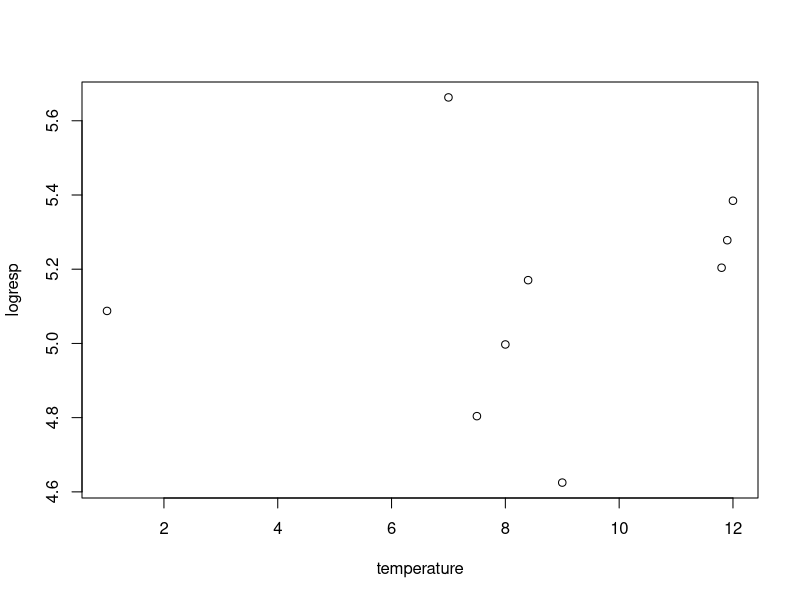
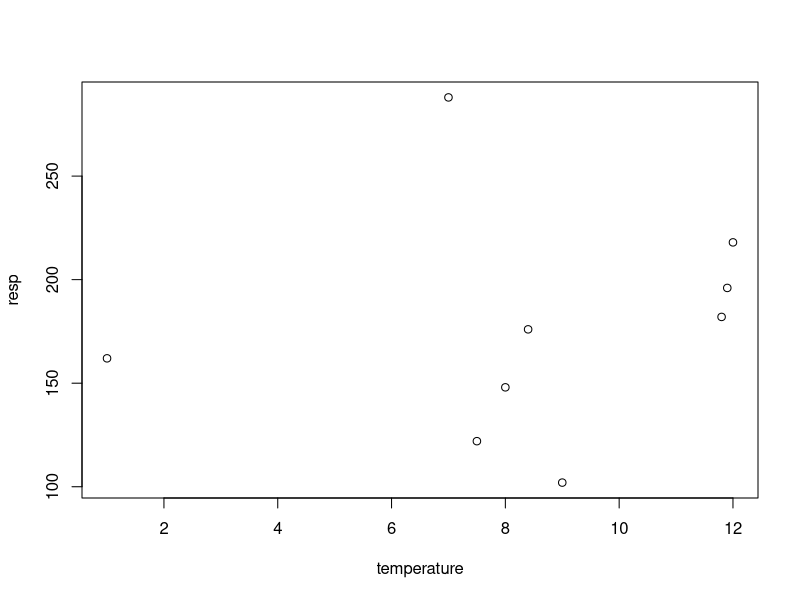

Write R code to recreate these figures, in order.
# vektoren
temperature = c(7.5,8.4,9.0,1,7,11.8,11.9,12,8)
resp = c(122,176,102,162,288,182,196,218,148)
logresp = log(resp)

plot(temperature, logresp)
plot (temperature,resp)

# vektoren mit Struktur
2:10
-3:5
seq(3,6,0.5)


# matrizen
mat = matrix (1:12,3,4)

cbind (temperature,resp)
rbind (temperature,resp)

# Alle Einträge einer Matrix müssen den gleichen Typ haben. Deswegen dataframe oft besser geeignet

# dataframe
d =data.frame(temperature,resp)
d$resp
d[1:4,1]

# Gittersuche nach bester Geraden

beta0.seq = seq(0.1,5,0.01)
beta1.seq = seq(0.1,0.25,0.01)

# abline legt eine Linie durch den plot
abline(4.6,0.1)

resultmatrix= matrix(0,length(beta0.seq), length(beta1.seq))

for (i in 1:length(beta0.seq))
{
  for (j in 1: length(beta1.seq))
  {
  
    beta0 = beta0.seq[i]
    beta1 = beta1.seq[j]
    
    resultmatrix[i,j] = sum ((logresp-(beta0 + beta1 + temperature))^2)
  }
  
}

min (resultmatrix)

head (resultmatrix)

which (resultmatrix==min(resultmatrix), arr.ind = T)

beta0best = beta0.seq[1]
beta1best = beta1.seq[1]

#???
abline (beta1best,beta0best) 

